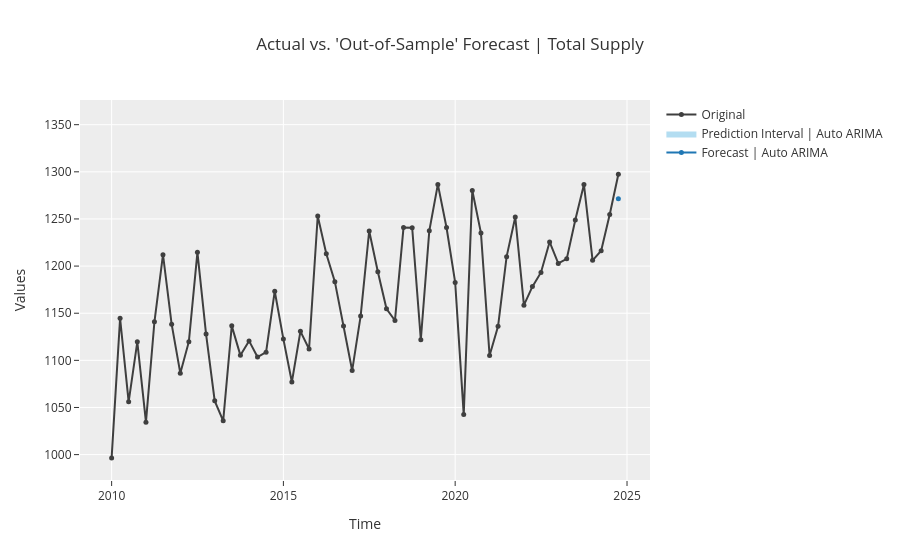

Notebook code cell kept with this figure:
### Markdown cell above
#### One quarter

### Code cell
model.setup(total_supply_for_pred, target='Total Supply', fh=1, session_id = 135) # fh = 1 ~ means one quarter
_best_gold_quarter = model.compare_models(n_select=10, sort='SMAPE')

model.predict_model(_best_gold_quarter[0])

model.plot_model(_best_gold_quarter[0])

### Figure 1 — Plotly figure (JSON) as saved in the notebook; plotly's stock layout.template omitted (floating-point values rounded to 4 significant figures)
{"data": [{"line": {"color": "#1f77b4"}, "marker": {"size": 5}, "mode": "lines+markers", "name": "Forecast | Auto ARIMA", "showlegend": true, "type": "scatter", "x": ["2024-10-01T00:00:00"], "y": [1271.0]}, {"line": {"width": 0}, "marker": {"color": "#68BBE3"}, "mode": "lines", "name": "Lower Interval", "showlegend": false, "type": "scatter", "x": ["2024-10-01T00:00:00"], "y": [1187.0]}, {"fill": "tonexty", "fillcolor": "rgba(104,187,227,0.5)", "line": {"width": 0}, "marker": {"color": "#68BBE3"}, "mode": "lines", "name": "Prediction Interval | Auto ARIMA", "showlegend": true, "type": "scatter", "x": ["2024-10-01T00:00:00"], "y": [1356.0]}, {"marker": {"color": "#3f3f3f", "size": 5}, "mode": "lines+markers", "name": "Original", "showlegend": true, "type": "scatter", "x": ["2010-01-01T00:00:00", "2010-04-01T00:00:00", "2010-07-01T00:00:00", "2010-10-01T00:00:00", "2011-01-01T00:00:00", "2011-04-01T00:00:00", "2011-07-01T00:00:00", "2011-10-01T00:00:00", "2012-01-01T00:00:00", "2012-04-01T00:00:00", "2012-07-01T00:00:00", "2012-10-01T00:00:00", "2013-01-01T00:00:00", "2013-04-01T00:00:00", "2013-07-01T00:00:00", "2013-10-01T00:00:00", "2014-01-01T00:00:00", "2014-04-01T00:00:00", "2014-07-01T00:00:00", "2014-10-01T00:00:00", "2015-01-01T00:00:00", "2015-04-01T00:00:00", "2015-07-01T00:00:00", "2015-10-01T00:00:00", "2016-01-01T00:00:00", "2016-04-01T00:00:00", "2016-07-01T00:00:00", "2016-10-01T00:00:00", "2017-01-01T00:00:00", "2017-04-01T00:00:00", "2017-07-01T00:00:00", "2017-10-01T00:00:00", "2018-01-01T00:00:00", "2018-04-01T00:00:00", "2018-07-01T00:00:00", "2018-10-01T00:00:00", "2019-01-01T00:00:00", "2019-04-01T00:00:00", "2019-07-01T00:00:00", "2019-10-01T00:00:00", "2020-01-01T00:00:00", "2020-04-01T00:00:00", "2020-07-01T00:00:00", "2020-10-01T00:00:00", "2021-01-01T00:00:00", "2021-04-01T00:00:00", "2021-07-01T00:00:00", "2021-10-01T00:00:00", "2022-01-01T00:00:00", "2022-04-01T00:00:00", "2022-07-01T00:00:00", "2022-10-01T00:00:00", "2023-01-01T00:00:00", "2023-04-01T00:00:00", "2023-07-01T00:00:00", "2023-10-01T00:00:00", "2024-01-01T00:00:00", "2024-04-01T00:00:00", "2024-07-01T00:00:00", "2024-10-01T00:00:00"], "y": [996.5, 1145.0, 1056.0, 1120.0, 1034.0, 1141.0, 1212.0, 1138.0, 1086.0, 1120.0, 1215.0, 1128.0, 1057.0, 1036.0, 1137.0, 1105.0, 1121.0, 1104.0, 1109.0, 1173.0, 1123.0, 1077.0, 1131.0, 1112.0, 1253.0, 1213.0, 1183.0, 1136.0, 1089.0, 1147.0, 1237.0, 1194.0, 1155.0, 1142.0, 1241.0, 1241.0, 1122.0, 1237.0, 1287.0, 1241.0, 1183.0, 1042.0, 1280.0, 1235.0, 1105.0, 1136.0, 1210.0, 1252.0, 1159.0, 1178.0, 1193.0, 1226.0, 1203.0, 1208.0, 1249.0, 1286.0, 1206.0, 1216.0, 1255.0, 1297.0]}], "layout": {"showlegend": true, "title": {"text": "Actual vs. 'Out-of-Sample' Forecast | Total Supply"}, "xaxis": {"title": {"text": "Time"}}, "yaxis": {"title": {"text": "Values"}}}}
